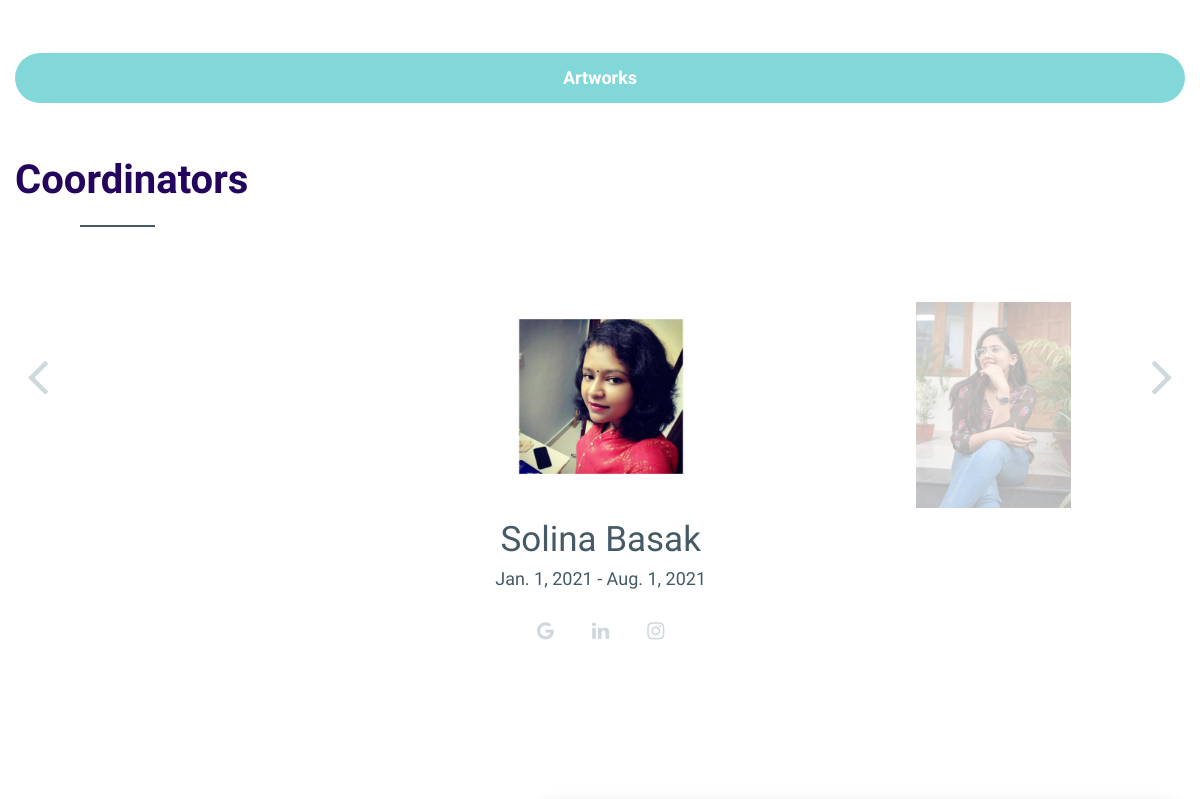
The app's page / (middle part), older data.
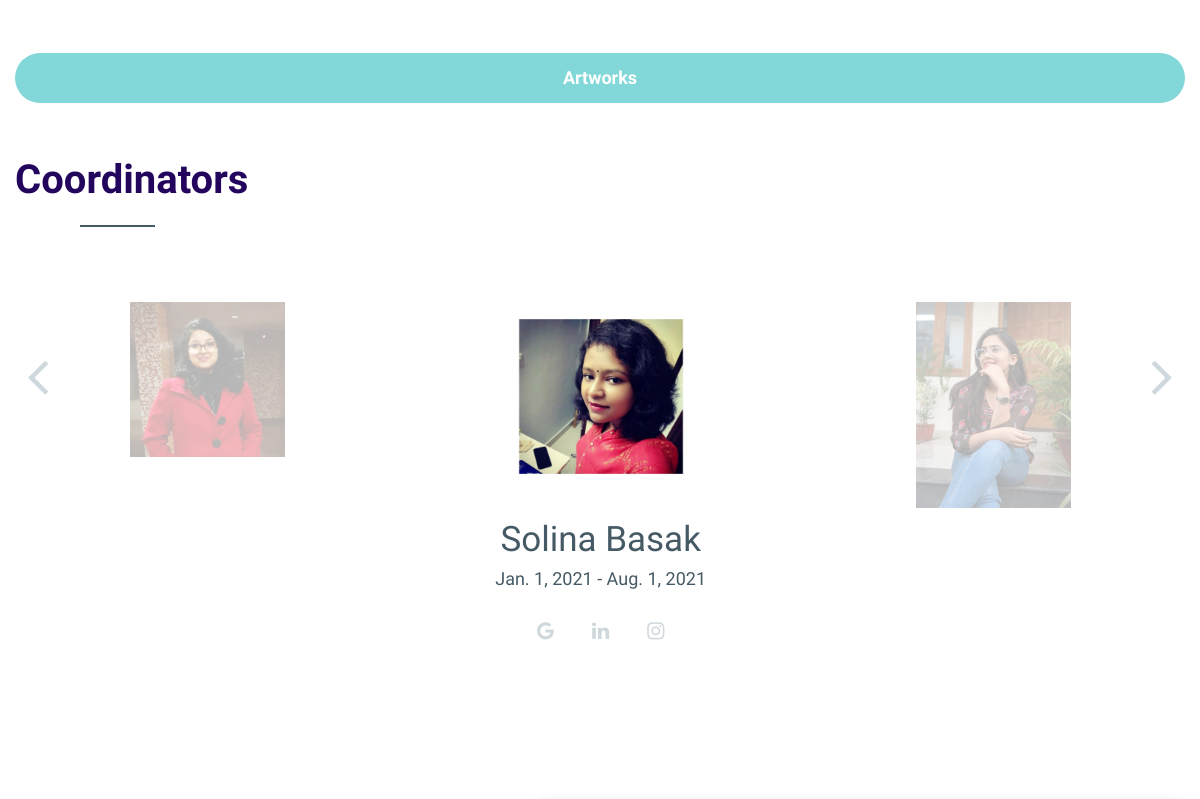
The same page, newer data.
### webapp/models.py (models this page shows, shortened)
class Coordinator(models.Model):
    name = models.CharField(max_length=30)
    profile_picture = models.ImageField(upload_to="Profile/")
    from_date = models.DateField()
    to_date = models.DateField()
    gmail = models.CharField(max_length=200, blank=True, null=True)
    insta = models.CharField(max_length=200, blank=True, null=True)
    linkedin = models.CharField(max_length=200, blank=True, null=True)

### webapp/views.py (the view, shortened to what this page needs)
# urls.py: path('', views.index, name="home"),
def index(request):
    posts = Post.objects.all().order_by('-id')[:6]
    coordinators = Coordinator.objects.all().order_by('-to_date')[:6]
    return render(request, 'index.html', {'posts': posts, 'coordinators': coordinators})

### webapp/templates/index.html (shortened to what this page needs)
{% load static %}
<!DOCTYPE html>
<html lang="en">
<head>
    <link rel="stylesheet" href="{% static 'css/bootstrap.css' %}">
    <link rel="stylesheet" href="{% static 'css/font-awesome.min.css' %}">
    <link rel="stylesheet" href="{% static 'css/owl.carousel.min.css' %}">
    <link rel="stylesheet" href="{% static 'css/owl.theme.default.min.css' %}">
    <link rel="stylesheet" href="{% static 'css/style.css' %}">
    <link rel="stylesheet" href="{% static 'css/responsive.css' %}">
</head>
<body>
    <div class="wrapper">
        <section id="events">
            <section class="portfolia">
                <div class="container">
                    <div class="row">
                        <div class="col-md-12">
                            <div class="penination">
                                <a href="https://www.instagram.com/alankrit_iiitg/">
                                    <p>Artworks</p>
                                </a>
                            </div>
                        </div>
                    </div>
                </div>
            </section>
        </section>
        <section id="coordinators">
            <section class="our-team">
                <div class="container">
                    <div class="row">
                        <div class="col-md-12">
                            <div class="team-text">
                                <h2>Coordinators</h2>
                            </div>
                        </div>
                    </div>
                    <div class="row">
                        <div class="col-md-12">
                            <div class="my-claint owl-carousel owl-theme">
                                {% for coordinator in coordinators %}
                                <div class="item">
                                    <img src={{ coordinator.profile_picture.url }} alt="">
                                    <div class="item-text">
                                        <h3>{{ coordinator.name }}</h3>
                                        <h4>{{ coordinator.from_date }} - {{ coordinator.to_date }}</h4>
                                        <p>
                                            {% if coordinator.gmail %}
                                            <a href="{{ coordinator.gmail }}"><i class="fa fa-google"
                                                    aria-hidden="true"></i></a>
                                            {% endif %}
                                            {% if coordinator.linkedin %}
                                            <a href="{{ coordinator.linkedin }}"><i class="fa fa-linkedin"
                                                    aria-hidden="true"></i></a>
                                            {% endif %}
                                            {% if coordinator.insta %}
                                            <a href="{{ coordinator.insta }}"><i class="fa fa-instagram"
                                                    aria-hidden="true"></i></a>
                                            {% endif %}
                                        </p>
                                    </div>
                                </div>
                                {%endfor %}
                            </div>
                        </div>
                    </div>
                </div>
            </section>
        </section>
        <section id="contact">
            <section class="contact">
                <div class="container">
                    <div class="row">
                        <div class="col-md-4 col-sm-12">
                        </div>
                        <div class="col-md-8 col-sm-12">
                        </div>
                    </div>
                </div>
            </section>
        </section>
    </div>
</body>
</html>

Row changes from the older to the newer data that the page shows:
changed Coordinator (number 3 of 3 on the later page): profile_picture: a different picture
